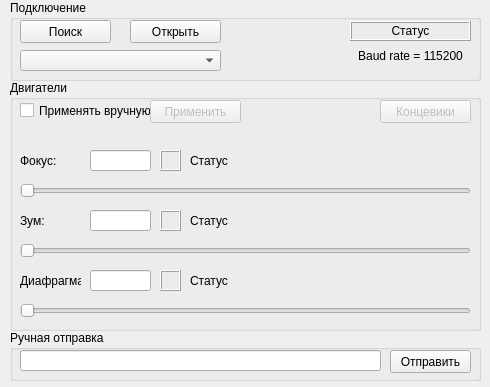
<?xml version="1.0" encoding="UTF-8"?>
<ui version="4.0">
 <class>MainWindow</class>
 <widget class="QMainWindow" name="MainWindow">
  <property name="enabled">
   <bool>true</bool>
  </property>
  <property name="geometry">
   <rect>
    <x>0</x>
    <y>0</y>
    <width>490</width>
    <height>387</height>
   </rect>
  </property>
  <property name="windowTitle">
   <string>StepperTX</string>
  </property>
  <property name="styleSheet">
   <string notr="true"/>
  </property>
  <widget class="QWidget" name="centralwidget">
   <widget class="QGroupBox" name="groupBox_connecting">
    <property name="geometry">
     <rect>
      <x>10</x>
      <y>0</y>
      <width>471</width>
      <height>81</height>
     </rect>
    </property>
    <property name="title">
     <string>Подключение</string>
    </property>
    <widget class="QComboBox" name="comboBox_comPorts">
     <property name="geometry">
      <rect>
       <x>10</x>
       <y>50</y>
       <width>201</width>
       <height>21</height>
      </rect>
     </property>
     <property name="currentText">
      <string/>
     </property>
     <property name="maxCount">
      <number>20</number>
     </property>
    </widget>
    <widget class="QPushButton" name="pushButton_scan">
     <property name="geometry">
      <rect>
       <x>10</x>
       <y>20</y>
       <width>91</width>
       <height>23</height>
      </rect>
     </property>
     <property name="text">
      <string>Поиск</string>
     </property>
    </widget>
    <widget class="QPushButton" name="pushButton_connect">
     <property name="geometry">
      <rect>
       <x>120</x>
       <y>20</y>
       <width>91</width>
       <height>23</height>
      </rect>
     </property>
     <property name="text">
      <string>Открыть</string>
     </property>
    </widget>
    <widget class="QLabel" name="label_info">
     <property name="geometry">
      <rect>
       <x>340</x>
       <y>40</y>
       <width>121</width>
       <height>31</height>
      </rect>
     </property>
     <property name="text">
      <string>Baud rate = 115200</string>
     </property>
     <property name="alignment">
      <set>Qt::AlignCenter</set>
     </property>
    </widget>
    <widget class="QLabel" name="label_com_status">
     <property name="geometry">
      <rect>
       <x>340</x>
       <y>21</y>
       <width>121</width>
       <height>20</height>
      </rect>
     </property>
     <property name="frameShape">
      <enum>QFrame::Box</enum>
     </property>
     <property name="frameShadow">
      <enum>QFrame::Raised</enum>
     </property>
     <property name="lineWidth">
      <number>1</number>
     </property>
     <property name="midLineWidth">
      <number>0</number>
     </property>
     <property name="text">
      <string>Статус</string>
     </property>
     <property name="alignment">
      <set>Qt::AlignCenter</set>
     </property>
    </widget>
   </widget>
   <widget class="QGroupBox" name="groupBox_steppers">
    <property name="enabled">
     <bool>true</bool>
    </property>
    <property name="geometry">
     <rect>
      <x>10</x>
      <y>80</y>
      <width>471</width>
      <height>251</height>
     </rect>
    </property>
    <property name="title">
     <string>Двигатели</string>
    </property>
    <widget class="QSlider" name="horizontalSlider_aperture">
     <property name="geometry">
      <rect>
       <x>10</x>
       <y>220</y>
       <width>451</width>
       <height>22</height>
      </rect>
     </property>
     <property name="maximum">
      <number>74</number>
     </property>
     <property name="orientation">
      <enum>Qt::Horizontal</enum>
     </property>
    </widget>
    <widget class="QLabel" name="label_aperture">
     <property name="geometry">
      <rect>
       <x>10</x>
       <y>190</y>
       <width>61</width>
       <height>21</height>
      </rect>
     </property>
     <property name="text">
      <string>Диафрагма:</string>
     </property>
    </widget>
    <widget class="QLineEdit" name="lineEdit_apertureLine">
     <property name="geometry">
      <rect>
       <x>80</x>
       <y>190</y>
       <width>61</width>
       <height>21</height>
      </rect>
     </property>
     <property name="inputMask">
      <string/>
     </property>
     <property name="text">
      <string/>
     </property>
     <property name="maxLength">
      <number>2</number>
     </property>
    </widget>
    <widget class="QLabel" name="label_focus">
     <property name="geometry">
      <rect>
       <x>10</x>
       <y>70</y>
       <width>61</width>
       <height>21</height>
      </rect>
     </property>
     <property name="text">
      <string>Фокус:</string>
     </property>
    </widget>
    <widget class="QSlider" name="horizontalSlider_focus">
     <property name="geometry">
      <rect>
       <x>10</x>
       <y>100</y>
       <width>451</width>
       <height>22</height>
      </rect>
     </property>
     <property name="maximum">
      <number>25000</number>
     </property>
     <property name="singleStep">
      <number>1</number>
     </property>
     <property name="orientation">
      <enum>Qt::Horizontal</enum>
     </property>
    </widget>
    <widget class="QSlider" name="horizontalSlider_zoom">
     <property name="geometry">
      <rect>
       <x>10</x>
       <y>160</y>
       <width>451</width>
       <height>22</height>
      </rect>
     </property>
     <property name="mouseTracking">
      <bool>true</bool>
     </property>
     <property name="focusPolicy">
      <enum>Qt::StrongFocus</enum>
     </property>
     <property name="maximum">
      <number>12000</number>
     </property>
     <property name="orientation">
      <enum>Qt::Horizontal</enum>
     </property>
    </widget>
    <widget class="QCheckBox" name="checkBox_applyManually">
     <property name="enabled">
      <bool>true</bool>
     </property>
     <property name="geometry">
      <rect>
       <x>10</x>
       <y>20</y>
       <width>131</width>
       <height>21</height>
      </rect>
     </property>
     <property name="text">
      <string>Применять вручную</string>
     </property>
     <property name="checked">
      <bool>false</bool>
     </property>
     <property name="tristate">
      <bool>false</bool>
     </property>
    </widget>
    <widget class="QPushButton" name="pushButton_apply">
     <property name="enabled">
      <bool>false</bool>
     </property>
     <property name="geometry">
      <rect>
       <x>140</x>
       <y>20</y>
       <width>91</width>
       <height>23</height>
      </rect>
     </property>
     <property name="text">
      <string>Применить</string>
     </property>
     <property name="flat">
      <bool>false</bool>
     </property>
    </widget>
    <widget class="QLineEdit" name="lineEdit_zoomLine">
     <property name="geometry">
      <rect>
       <x>80</x>
       <y>130</y>
       <width>61</width>
       <height>21</height>
      </rect>
     </property>
     <property name="inputMask">
      <string/>
     </property>
     <property name="text">
      <string/>
     </property>
     <property name="maxLength">
      <number>5</number>
     </property>
    </widget>
    <widget class="QLabel" name="label_zoom">
     <property name="geometry">
      <rect>
       <x>10</x>
       <y>130</y>
       <width>47</width>
       <height>21</height>
      </rect>
     </property>
     <property name="text">
      <string>Зум:</string>
     </property>
    </widget>
    <widget class="QLineEdit" name="lineEdit_focusLine">
     <property name="geometry">
      <rect>
       <x>80</x>
       <y>70</y>
       <width>61</width>
       <height>21</height>
      </rect>
     </property>
     <property name="inputMask">
      <string/>
     </property>
     <property name="text">
      <string/>
     </property>
     <property name="maxLength">
      <number>5</number>
     </property>
    </widget>
    <widget class="QLabel" name="label_focus_status">
     <property name="geometry">
      <rect>
       <x>150</x>
       <y>70</y>
       <width>21</width>
       <height>21</height>
      </rect>
     </property>
     <property name="frameShape">
      <enum>QFrame::Box</enum>
     </property>
     <property name="frameShadow">
      <enum>QFrame::Raised</enum>
     </property>
     <property name="lineWidth">
      <number>1</number>
     </property>
     <property name="text">
      <string/>
     </property>
     <property name="alignment">
      <set>Qt::AlignCenter</set>
     </property>
    </widget>
    <widget class="QLabel" name="label_zoom_status">
     <property name="geometry">
      <rect>
       <x>150</x>
       <y>130</y>
       <width>21</width>
       <height>21</height>
      </rect>
     </property>
     <property name="frameShape">
      <enum>QFrame::Box</enum>
     </property>
     <property name="frameShadow">
      <enum>QFrame::Raised</enum>
     </property>
     <property name="lineWidth">
      <number>1</number>
     </property>
     <property name="text">
      <string/>
     </property>
     <property name="alignment">
      <set>Qt::AlignCenter</set>
     </property>
    </widget>
    <widget class="QLabel" name="label_aperture_status">
     <property name="geometry">
      <rect>
       <x>150</x>
       <y>190</y>
       <width>21</width>
       <height>21</height>
      </rect>
     </property>
     <property name="frameShape">
      <enum>QFrame::Box</enum>
     </property>
     <property name="frameShadow">
      <enum>QFrame::Raised</enum>
     </property>
     <property name="lineWidth">
      <number>1</number>
     </property>
     <property name="text">
      <string/>
     </property>
     <property name="alignment">
      <set>Qt::AlignCenter</set>
     </property>
    </widget>
    <widget class="QLabel" name="label_focus_text">
     <property name="geometry">
      <rect>
       <x>180</x>
       <y>70</y>
       <width>121</width>
       <height>21</height>
      </rect>
     </property>
     <property name="text">
      <string>Статус</string>
     </property>
     <property name="alignment">
      <set>Qt::AlignLeading|Qt::AlignLeft|Qt::AlignVCenter</set>
     </property>
    </widget>
    <widget class="QLabel" name="label_zoom_text">
     <property name="geometry">
      <rect>
       <x>180</x>
       <y>130</y>
       <width>121</width>
       <height>21</height>
      </rect>
     </property>
     <property name="text">
      <string>Статус</string>
     </property>
     <property name="alignment">
      <set>Qt::AlignLeading|Qt::AlignLeft|Qt::AlignVCenter</set>
     </property>
    </widget>
    <widget class="QLabel" name="label_aperture_text">
     <property name="geometry">
      <rect>
       <x>180</x>
       <y>190</y>
       <width>121</width>
       <height>21</height>
      </rect>
     </property>
     <property name="text">
      <string>Статус</string>
     </property>
     <property name="alignment">
      <set>Qt::AlignLeading|Qt::AlignLeft|Qt::AlignVCenter</set>
     </property>
    </widget>
   </widget>
   <widget class="QGroupBox" name="groupBox_transmit">
    <property name="geometry">
     <rect>
      <x>10</x>
      <y>330</y>
      <width>471</width>
      <height>51</height>
     </rect>
    </property>
    <property name="title">
     <string>Ручная отправка</string>
    </property>
    <widget class="QLineEdit" name="lineEdit_txLine">
     <property name="geometry">
      <rect>
       <x>10</x>
       <y>20</y>
       <width>361</width>
       <height>21</height>
      </rect>
     </property>
     <property name="maxLength">
      <number>30</number>
     </property>
    </widget>
    <widget class="QPushButton" name="pushButton_send">
     <property name="geometry">
      <rect>
       <x>380</x>
       <y>20</y>
       <width>81</width>
       <height>23</height>
      </rect>
     </property>
     <property name="text">
      <string>Отправить</string>
     </property>
    </widget>
   </widget>
   <widget class="QPushButton" name="pushButton_home">
    <property name="enabled">
     <bool>false</bool>
    </property>
    <property name="geometry">
     <rect>
      <x>380</x>
      <y>100</y>
      <width>91</width>
      <height>23</height>
     </rect>
    </property>
    <property name="tabletTracking">
     <bool>false</bool>
    </property>
    <property name="contextMenuPolicy">
     <enum>Qt::DefaultContextMenu</enum>
    </property>
    <property name="text">
     <string>Концевики</string>
    </property>
    <property name="checkable">
     <bool>false</bool>
    </property>
    <property name="checked">
     <bool>false</bool>
    </property>
    <property name="autoExclusive">
     <bool>false</bool>
    </property>
    <property name="autoDefault">
     <bool>false</bool>
    </property>
    <property name="default">
     <bool>true</bool>
    </property>
    <property name="flat">
     <bool>false</bool>
    </property>
   </widget>
  </widget>
 </widget>
 <tabstops>
  <tabstop>lineEdit_txLine</tabstop>
  <tabstop>pushButton_send</tabstop>
 </tabstops>
 <resources/>
 <connections/>
</ui>
